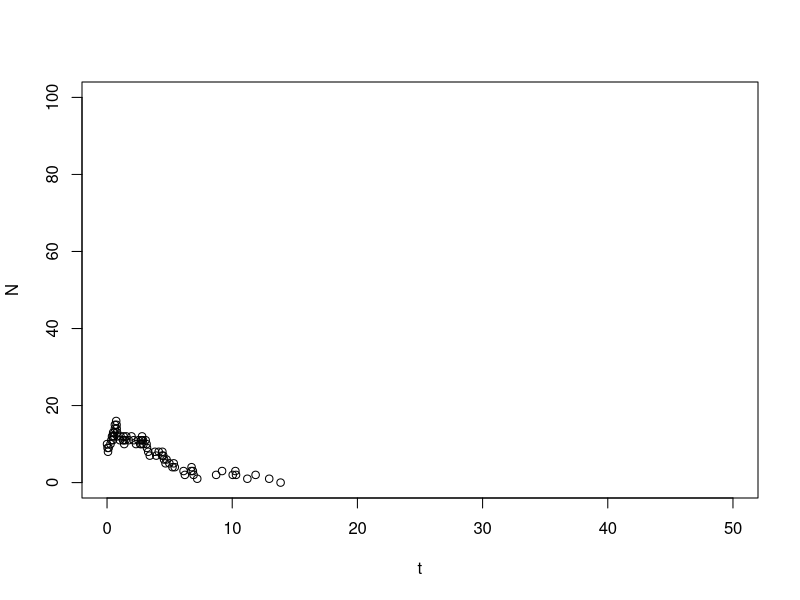

This figure's R source:
rm(list = ls())

#Whoever reads this, owes me a beer :-)

t = 0
N = 10
b = 0.5
d = 0.45
t_max = 50
N_max = 100
plot(x=t,y=N,xlim=c(0,t_max),ylim=c(0,N_max))

while (t < t_max && N > 0 && N < N_max)
{
	dt = -log(runif(1)) / ((b + d) * N)
	p_birth = (b * N) / ((b + d) * N)
	t = t + dt
	if (runif(1) < p_birth)
	{
		N = N + 1
	} else {
		N = N - 1
	}	
	#text = paste(c("t: ",t,", N:",N),collapse="")
	#print (text)
	points(t,N)
}